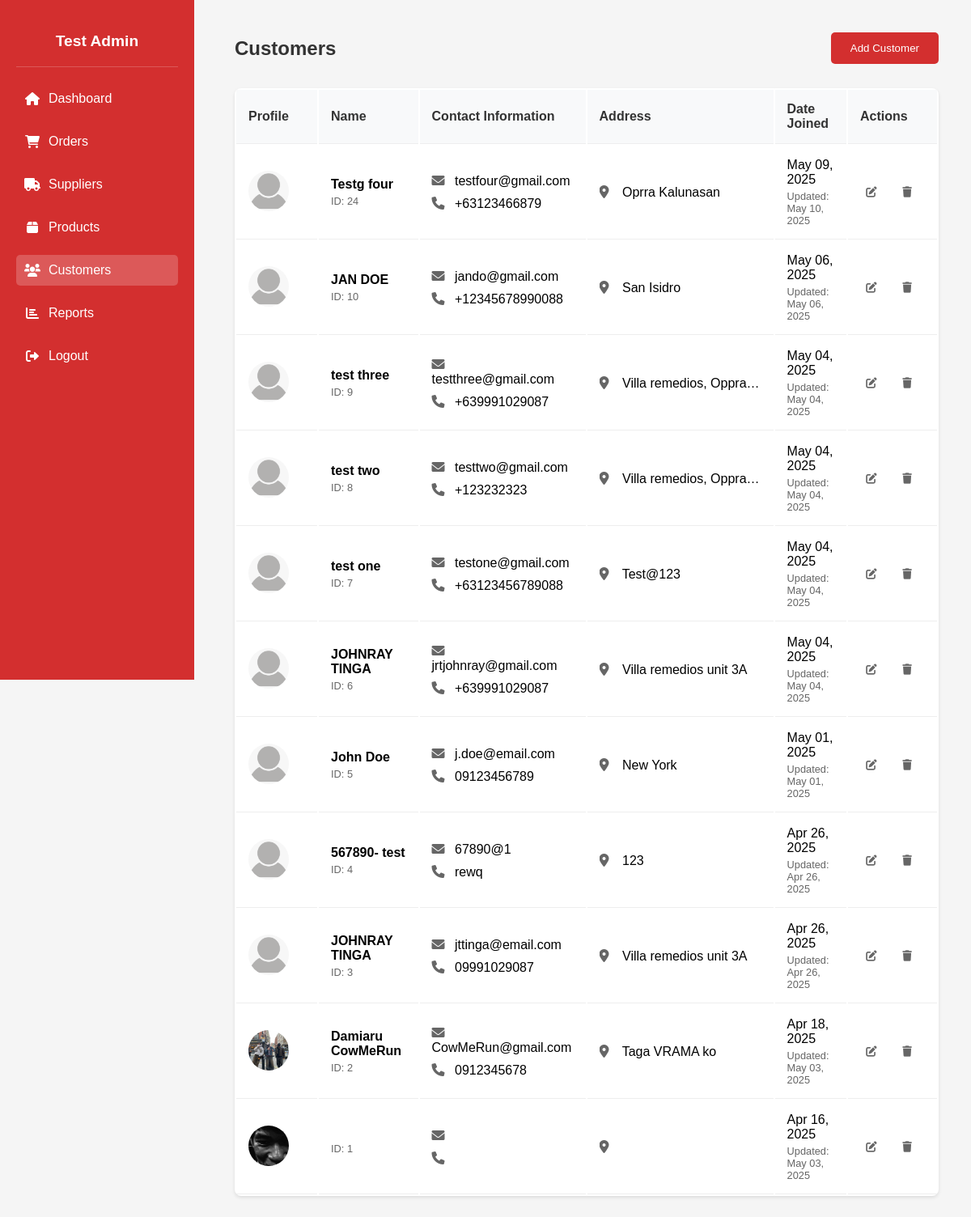
/Admin_customers.php, run on the app's committed database.
### tables this page shows
CREATE TABLE `customer` (
  `PK_CUSTOMER_ID` int(11) NOT NULL,
  `L_NAME` varchar(30) NOT NULL,
  `F_NAME` varchar(30) NOT NULL,
  `EMAIL` varchar(255) NOT NULL,
  `PASSWORD_HASH` varchar(255) NOT NULL,
  `CUSTOMER_ADDRESS` varchar(255) NOT NULL,
  `PHONE_NUM` char(15) NOT NULL,
  `CREATED_AT` datetime NOT NULL DEFAULT current_timestamp(),
  `UPDATE_AT` datetime NOT NULL,
  `PROFILE_PIC` varchar(255) DEFAULT 'default.png'
);

### Admin_customers.php (the view, shortened to what this page needs)
<?php
include 'db_connect.php';
$adminQuery = $conn->prepare("SELECT CONCAT(F_NAME, ' ', L_NAME) as full_name FROM users WHERE PK_USER_ID = ?");
$adminQuery->bind_param("i", $admin_id);
$adminQuery->execute();
$adminResult = $adminQuery->get_result();
$adminName = $adminResult->num_rows > 0 ? $adminResult->fetch_assoc()['full_name'] : 'Test Admin';
$sql = "SELECT PK_CUSTOMER_ID, F_NAME, L_NAME, EMAIL, PHONE_NUM, CUSTOMER_ADDRESS,
        PROFILE_PIC, CREATED_AT, UPDATE_AT
        FROM customer ORDER BY CREATED_AT DESC";
$result = $conn->query($sql);
?>
<!DOCTYPE html>
<html lang="en">
<head>
    <link rel="stylesheet" href="https://cdnjs.cloudflare.com/ajax/libs/font-awesome/6.0.0/css/all.min.css">
    <link href="https://cdn.jsdelivr.net/npm/@sweetalert2/theme-material-ui/material-ui.css" rel="stylesheet">
</head>
<body>
    <div class="sidebar">
    <div class="admin-profile">
            <h3><?= htmlspecialchars($adminName) ?></h3>
        </div>
        <a href="Admin_home.php">
            <i class="fas fa-home"></i> Dashboard
        </a>
        <a href="Admin_orders.php">
            <i class="fas fa-shopping-cart"></i> Orders
        </a>
        <a href="Admin_suppliers.php">
            <i class="fas fa-truck"></i> Suppliers
        </a>
        <a href="Admin_product.php">
            <i class="fas fa-box"></i> Products
        </a>
        <a href="Admin_customers.php" class="active">
            <i class="fas fa-users"></i> Customers
        </a>
        <a href="Admin_reports.php">
            <i class="fas fa-chart-bar"></i> Reports
        </a>
        <a href="logout.php">
            <i class="fas fa-sign-out-alt"></i> Logout
        </a>
    </div>
    <div class="customer-section">
        <div class="header">
            <h2>Customers</h2>
            <button onclick="window.location.href='Admin_add_customer.php'">Add Customer</button>
        </div>
        <table>
            <thead>
                <tr>
                    <th>Profile</th>
                    <th>Name</th>
                    <th>Contact Information</th>
                    <th>Address</th>
                    <th>Date Joined</th>
                    <th>Actions</th>
                </tr>
            </thead>
            <tbody>
                <?php while($row = $result->fetch_assoc()): ?>
                <tr>
                    <td class="profile-cell">
                        <img src="uploads/profiles/<?= !empty($row['PROFILE_PIC']) ?
                            htmlspecialchars($row['PROFILE_PIC']) : 'default-avatar.png' ?>"
                            alt="Profile Picture" class="profile-pic">
                    </td>
                    <td>
                        <strong><?= htmlspecialchars($row['F_NAME'] . ' ' . $row['L_NAME']) ?></strong>
                        <div class="customer-id">ID: <?= htmlspecialchars($row['PK_CUSTOMER_ID']) ?></div>
                    </td>
                    <td>
                        <div><i class="fas fa-envelope"></i> <?= htmlspecialchars($row['EMAIL']) ?></div>
                        <div><i class="fas fa-phone" style="margin-top: 10px;"></i> <?= htmlspecialchars($row['PHONE_NUM']) ?></div>
                    </td>
                    <td>
                        <div class="address-cell">
                            <i class="fas fa-map-marker-alt"></i>
                            <?= htmlspecialchars($row['CUSTOMER_ADDRESS']) ?>
                        </div>
                    </td>
                    <td>
                        <div> <?= date("M d, Y", strtotime($row['CREATED_AT'])) ?></div>
                        <div class="last-updated">Updated: <?= date("M d, Y", strtotime($row['UPDATE_AT'])) ?></div>
                    </td>
                    <td>
                        <div class="action-buttons">
                            <button onclick="editCustomer(<?= $row['PK_CUSTOMER_ID'] ?>)" class="edit-btn">
                                <i class="fas fa-edit"></i>
                            </button>
                            <button onclick="deleteCustomer(<?= $row['PK_CUSTOMER_ID'] ?>)" class="delete-btn">
                                <i class="fas fa-trash"></i>
                            </button>
                        </div>
                    </td>
                </tr>
                <?php endwhile; ?>
            </tbody>
        </table>
    </div>
</body>
</html>

### Admin_customers.php (style rules this page uses)
body { margin: 0; font-family: Arial, sans-serif; background-color: #f5f5f5; }
.sidebar { width: 200px; background-color: #d32f2f; height: 100vh; position: fixed; color: white; display: flex; flex-direction: column; padding: 20px; }
.admin-profile { text-align: center; padding: 20px 0; border-bottom: 1px solid rgba(255,255,255,0.2); margin-bottom: 20px; }
.admin-profile h3 { margin: 0; font-size: 1.2em; }
.sidebar a { display: flex; align-items: center; color: white; text-decoration: none; margin-bottom: 15px; padding: 10px; border-radius: 5px; transition: all 0.3s ease; }
.sidebar a i { margin-right: 10px; width: 20px; text-align: center; }
.sidebar a.active { background: rgba(255,255,255,0.2); }
.customer-section { margin-left: 250px; padding: 40px; }
.header { display: flex; justify-content: space-between; align-items: center; margin-bottom: 30px; }
.header h2 { margin: 0; color: #333; font-size: 24px; }
.header button { background-color: #d32f2f; color: white; border: none; padding: 12px 24px; cursor: pointer; border-radius: 5px; transition: background-color 0.3s; }
table { width: 100%; background: white; border-radius: 8px; box-shadow: 0 2px 4px rgba(0,0,0,0.1); overflow: hidden; }
table th, table td { padding: 15px; text-align: left; border-bottom: 1px solid #eee; }
table th { background-color: #f8f9fa; color: #333; font-weight: 600; }
.profile-pic { width: 50px; height: 50px; border-radius: 50%; object-fit: cover; }
.profile-cell { width: 70px; }
.customer-id { font-size: 0.8em; color: #666; margin-top: 4px; }
.address-cell { max-width: 200px; white-space: nowrap; overflow: hidden; text-overflow: ellipsis; }
.last-updated { font-size: 0.8em; color: #666; margin-top: 4px; }
.action-buttons { display: flex; gap: 8px; }
.action-buttons button { border: none; background: none; padding: 6px; cursor: pointer; border-radius: 4px; transition: background-color 0.3s; }
.edit-btn { color: #FFA000; }
.delete-btn { color: #F44336; }
table td { vertical-align: middle; }
table td i { width: 16px; margin-right: 8px; color: #666; }

### data on the page
customer: PROFILE_PIC (placeholder picture), F_NAME+L_NAME "Testg four", PK_CUSTOMER_ID "24", EMAIL "testfour@gmail.com", PHONE_NUM "+63123466879", CUSTOMER_ADDRESS "Oprra Kalunasan", CREATED_AT "May 09, 2025", UPDATE_AT "May 10, 2025"
customer: PROFILE_PIC (placeholder picture), F_NAME+L_NAME "JAN DOE", PK_CUSTOMER_ID "10", EMAIL "jando@gmail.com", PHONE_NUM "+12345678990088", CUSTOMER_ADDRESS "San Isidro", CREATED_AT "May 06, 2025", UPDATE_AT "May 06, 2025"
customer: PROFILE_PIC (placeholder picture), F_NAME+L_NAME "test three", PK_CUSTOMER_ID "9", EMAIL "testthree@gmail.com", PHONE_NUM "+639991029087", CUSTOMER_ADDRESS "Villa remedios, Oppra…", CREATED_AT "May 04, 2025", UPDATE_AT "May 04, 2025"
customer: PROFILE_PIC (placeholder picture), F_NAME+L_NAME "test two", PK_CUSTOMER_ID "8", EMAIL "testtwo@gmail.com", PHONE_NUM "+123232323", CUSTOMER_ADDRESS "Villa remedios, Oppra…", CREATED_AT "May 04, 2025", UPDATE_AT "May 04, 2025"
customer: PROFILE_PIC (placeholder picture), F_NAME+L_NAME "test one", PK_CUSTOMER_ID "7", EMAIL "testone@gmail.com", PHONE_NUM "+63123456789088", CUSTOMER_ADDRESS "Test@123", CREATED_AT "May 04, 2025", UPDATE_AT "May 04, 2025"
customer: PROFILE_PIC (placeholder picture), F_NAME+L_NAME "JOHNRAY TINGA", PK_CUSTOMER_ID "6", EMAIL "jrtjohnray@gmail.com", PHONE_NUM "+639991029087", CUSTOMER_ADDRESS "Villa remedios unit 3A", CREATED_AT "May 04, 2025", UPDATE_AT "May 04, 2025"
customer: PROFILE_PIC (placeholder picture), F_NAME+L_NAME "John Doe", PK_CUSTOMER_ID "5", EMAIL "j.doe@email.com", PHONE_NUM "09123456789", CUSTOMER_ADDRESS "New York", CREATED_AT "May 01, 2025", UPDATE_AT "May 01, 2025"
customer: PROFILE_PIC (placeholder picture), F_NAME+L_NAME "567890- test", PK_CUSTOMER_ID "4", EMAIL "67890@1", PHONE_NUM "rewq", CUSTOMER_ADDRESS "123", CREATED_AT "Apr 26, 2025", UPDATE_AT "Apr 26, 2025"
customer: PROFILE_PIC (placeholder picture), F_NAME+L_NAME "JOHNRAY TINGA", PK_CUSTOMER_ID "3", EMAIL "jttinga@email.com", PHONE_NUM "09991029087", CUSTOMER_ADDRESS "Villa remedios unit 3A", CREATED_AT "Apr 26, 2025", UPDATE_AT "Apr 26, 2025"
customer: PROFILE_PIC (picture), F_NAME+L_NAME "Damiaru CowMeRun", PK_CUSTOMER_ID "2", EMAIL "CowMeRun@gmail.com", PHONE_NUM "0912345678", CUSTOMER_ADDRESS "Taga VRAMA ko", CREATED_AT "Apr 18, 2025", UPDATE_AT "May 03, 2025"
customer: PROFILE_PIC (picture), PK_CUSTOMER_ID "1", CREATED_AT "Apr 16, 2025", UPDATE_AT "May 03, 2025"

### other printed values
$adminName "Test Admin"
